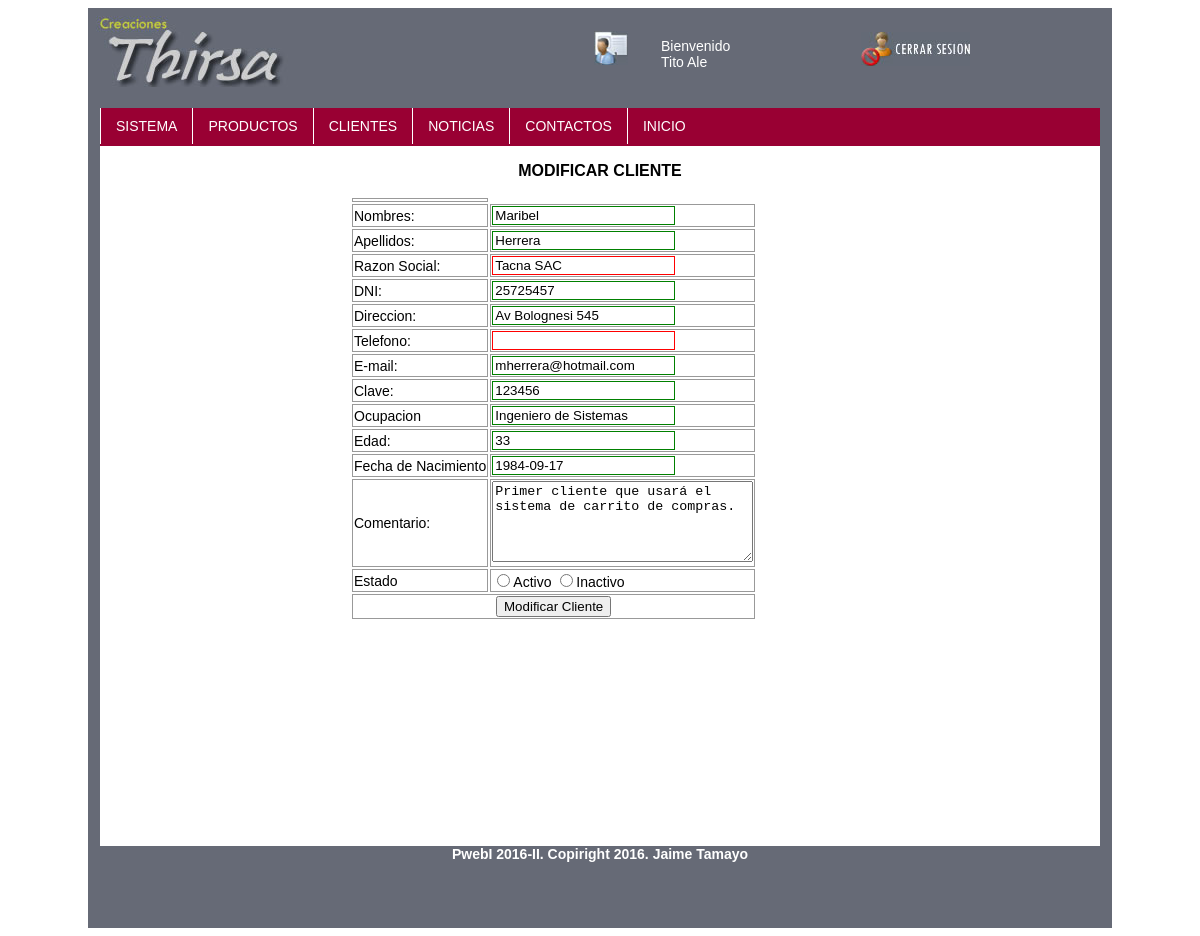
Page /admin/cliente/modificar_cliente.php?cod=1 (signed in) on the committed database.
### tables this page shows
CREATE TABLE IF NOT EXISTS `clientes` (
  `codcliente` int(11) NOT NULL AUTO_INCREMENT,
  `nombres` varchar(35) DEFAULT NULL,
  `apellidos` varchar(35) DEFAULT NULL,
  `razonsocial` varchar(35) DEFAULT NULL,
  `dni` int(11) DEFAULT NULL,
  `direccion` varchar(35) DEFAULT NULL,
  `telefono` varchar(12) DEFAULT NULL,
  `email` varchar(30) DEFAULT NULL,
  `clave` varchar(10) DEFAULT NULL,
  `ocupacion` varchar(50) DEFAULT NULL,
  `edad` int(11) DEFAULT NULL,
  `fecha_nacim` date DEFAULT '0000-00-00',
  `comentario` text,
  `estado` char(1) DEFAULT NULL,
  PRIMARY KEY (`codcliente`)
);

### admin/cliente/modificar_cliente.php (the view, shortened to what this page needs)
<!doctype html>
<html>
<head>
<link href="../../css/default.css" rel="stylesheet">
</head>
<body>
<div id="contenedor">
    <header>
        <div id="logo">
        <img src="../../img/tienda/logo.jpg">
        </div>
        <div id="usuario">
        	<div id="txtUser">Bienvenido <br> <?php echo $_SESSION['usuario']['nom']. ' '. $_SESSION['usuario']['ape'];?></div>
        </div>
        <a href="../seguridad/salir.php">
        <div id="cerrar">
        <img src="../../img/tienda/cerrarsesion.jpg" alt="Cerrar Sesion" title="Cerrar Sesion">
        </div>
        </a>
    </header>
    <nav>
    	<ul class="menu">
        	<li><a href=""../admin/index.php">Sistema</a></li>
            <li><a href="">Productos</a>
            </li>
            <li><a href="">Clientes</a>
            </li>
            <li><a href="">Noticias</a>
            </li>
            <li><a href="">Contactos</a>
            </li>
            <li><a href="../index.php">Inicio</a></li>
        </ul>
    </nav>
    <section>
     <?php
	$codigo=$_GET['cod'];
	$sql= "SELECT * FROM clientes where codcliente ='$codigo'";
	$rs = mysql_query($sql) or die("Fallo la consulta");
	$campo=mysql_fetch_array($rs);
	?>
    <p class="titulo">modificar cliente</p>
    <form method="post" action="modificar.php">
    <table>
    <tr>
    	<td><input type="hidden" name="codigo" maxlength="50" value="<?php echo $codigo?>"></td>
    </tr>
    <tr>
    	<td>Nombres:</td>
        <td><input type="text" name="nombres"  maxlength="50" pattern="^[a-zA-Z\s]*$" value="<?php echo $campo['nombres']?>" required/></td>
    </tr>
    <tr>
    	<td>Apellidos:</td>
        <td><input type="text" name="apellidos" maxlength="50" pattern="^[a-zA-Z]*$" value="<?php echo $campo['apellidos']?>" required/></td>
    </tr>
    <tr>
    	<td>Razon Social:</td>
        <td><input type="text" name="razon_social" maxlength="8" pattern="^[a-zA-Z]*$" value="<?php echo $campo['razonsocial']?>" required/></td>
    </tr>
    <tr>
    	<td>DNI:</td>
        <td><input type="number" name="dni"  maxlength="50"  pattern="^([0-9]){8}$" value="<?php echo $campo['dni']?>" required/></td>
    </tr>
    <tr>
    	<td>Direccion:</td>
        <td><input type="text" name="direccion" maxlength="9" pattern="^[a-zA-Z0-9.-\s]$" value="<?php echo $campo['direccion']?>" required/></td>
    </tr>
    <tr>
    	<td>Telefono:</td>
        <td><input type="number" name="telefono"  maxlength="20" pattern="^([0-9])*$" value="<?php echo $campo['telefono']?>" required/></td>
    </tr>
     <tr>
    	<td>E-mail:</td>
        <td><input type="email" name="email" maxlength="20" pattern="^[a-zA-Z0-9._-]+@[a-zA-Z0-9-]+.[a-zA-Z0-9-]+)*$"  value="<?php echo $campo['email']?>"required/></td>
    </tr>
     <tr>
    	<td>Clave:</td>
        <td><input type="text" name="clave" maxlength="10" pattern="^([0-9])*$" value="<?php echo $campo['clave']?>" required/></td>
    </tr>
    <tr>
    	<td>Ocupacion</td>
        <td><input type="text" name="ocupacion"  maxlength="32"  pattern="^[a-zA-Z\s]*$" value="<?php echo $campo['ocupacion']?>" required/></td>
    </tr>
    <tr>
    	<td>Edad:</td>
        <td><input type="number" name="edad" maxlength="2" pattern="^([0-9]){2}$" value="<?php echo $campo['edad']?>" required/></td>
    </tr>
    <tr>
    	<td>Fecha de Nacimiento</td>
        <td><input type="datetime" name="fecha_nac" maxlength="10" pattern="^\d{4}\-\d{2}\-\d{2}$" value="<?php echo $campo['fecha_nacim']?>" required/></td>
    </tr>
    <tr>
    	<td>Comentario:</td>
        <td><textarea name="comentario" rows="5" cols="30" pattern="^[a-zA-Z0-9._-\s]$"><?php echo $campo['comentario']?> </textarea></td>
    </tr>
    <tr>
    	<td>Estado</td>
        <td>
        <?php
		if($campo['estado']=='Activo')
		{
		?>
        	<input type="radio" name="estado" value="Activo" checked required/>Activo
        	<input type="radio" name="estado" value="Inactivo" required/>Inactivo
        <?php
		}
		else if($campo['estado']=='Inactivo')
		{
			?>
			<input type="radio" name="estado" value="Activo" required/>Activo
        	<input type="radio" name="estado" value="Inactivo" checked required/>Inactivo
        <?php
		}
		else
		{
			?>
			<input type="radio" name="estado" value="Activo" required/>Activo
	        <input type="radio" name="estado" value="Inactivo" required/>Inactivo
		<?php
		}
		?>
        </td>
    </tr>
    <tr>
        <td colspan="2" align="center">
        <input type="submit" value="Modificar Cliente">
        </td>
    </tr>
    </table>
    </form>
    </section>
    <footer>
    <span><strong>PwebI 2016-II. Copiright 2016. Jaime Tamayo</span>
    </footer>
</div>
</body>
</html>

### css/default.css (style rules this page uses)
body { font-family:Verdana, Geneva, sans-serif; font-size:14px; }
#contenedor { width:1024px; height:920px; margin:0 auto; background-color:#666a76; }
header { width:1024px; height:100px; background-color:#666a76; }
#logo { float:left; height:80px; width:273px; }
#usuario { background-image:url(../img/tienda/usuario.jpg); background-position:center; background-repeat:no-repeat; float:left; height:80px; width:500px; }
#txtUser { width:150px; margin-left:300px; margin-top:30px; color:#fff; }
#cerrar { float:right; height:80px; width:251px; }
#cerrar img { margin-top:24px; }
nav { background-color:#903; width:1000px; height:38px; float:left; margin:0 12px; }
nav * { text-decoration:none; text-transform:uppercase; list-style:none; margin:0; padding:0; }
nav .menu > li { float:left; }
nav .menu li a { background:transparent; color:#fff; display:block; border-left:1px solid; padding:10px 15px; }
section { width:1000px; margin:0 12px; height:700px; float:left; background-color:#fff; }
section .titulo { text-transform:uppercase; font-size:16px; font-weight:bold; text-align:center; }
section p { font-size:12px; }
section form { margin-left:250px; }
section td { border:1px #999999 solid; }
footer { float:left; width:1024px; height:80px; background-color:#666a76; text-align:center; color:#fff; }
input:required:invalid { border: 1px solid red; }
input:required:valid { border: 1px solid green; }

### rows in the picture
clientes: nombres "Maribel", apellidos "Herrera", razon_social "Tacna SAC", dni "25725457", direccion "Av Bolognesi 545", email "mherrera@hotmail.com", clave "123456", ocupacion "Ingeniero de Sistemas", edad "33", fecha_nac "1984-09-17", comentario "Primer cliente que usará el sistema de carrito de compras."

### other values in the picture
$_SESSION['usuario']['nom'] "Tito"
$_SESSION['usuario']['ape'] "Ale"
